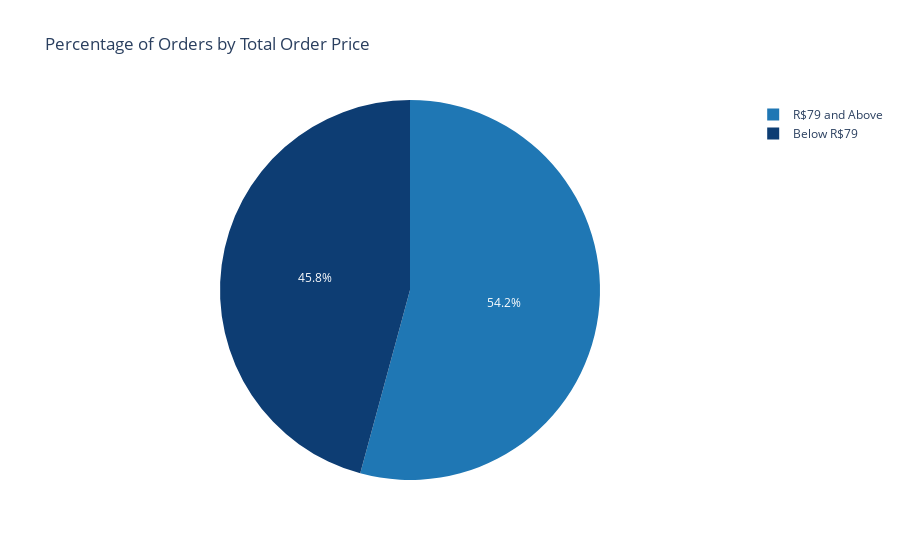

Write notebook code for a chart like this one.
### Code cell
# Group by order_id to get total order price:
df_order_price = df_order_items.groupby('order_id', as_index=False)['price'].sum()

df_order_price['price_category'] = df_order_price['price'].apply(
    lambda x: 'Below R$79' if x < 79 else 'R$79 and Above'
)

order_price_summary = df_order_price['price_category'].value_counts(normalize=True).reset_index()
order_price_summary.columns = ['Price Category', 'Percentage']
order_price_summary['Percentage'] *= 100

fig = px.pie(
    order_price_summary,
    names='Price Category',
    values='Percentage',
    title='Percentage of Orders by Total Order Price',
    color_discrete_sequence=['#1f77b4', '#0d3d73']
)
fig.show()

### Figure 1 — Plotly figure (JSON) as saved in the notebook; plotly's stock layout.template omitted (floating-point values rounded to 4 significant figures)
{"data": [{"domain": {"x": [0, 1], "y": [0, 1]}, "hovertemplate": "Price Category=%{label}<br>Percentage=%{value}<extra></extra>", "labels": ["R$79 and Above", "Below R$79"], "legendgroup": "", "name": "", "showlegend": true, "type": "pie", "values": [54.22, 45.78]}], "layout": {"legend": {"tracegroupgap": 0}, "piecolorway": ["#1f77b4", "#0d3d73"], "title": {"text": "Percentage of Orders by Total Order Price"}}}
